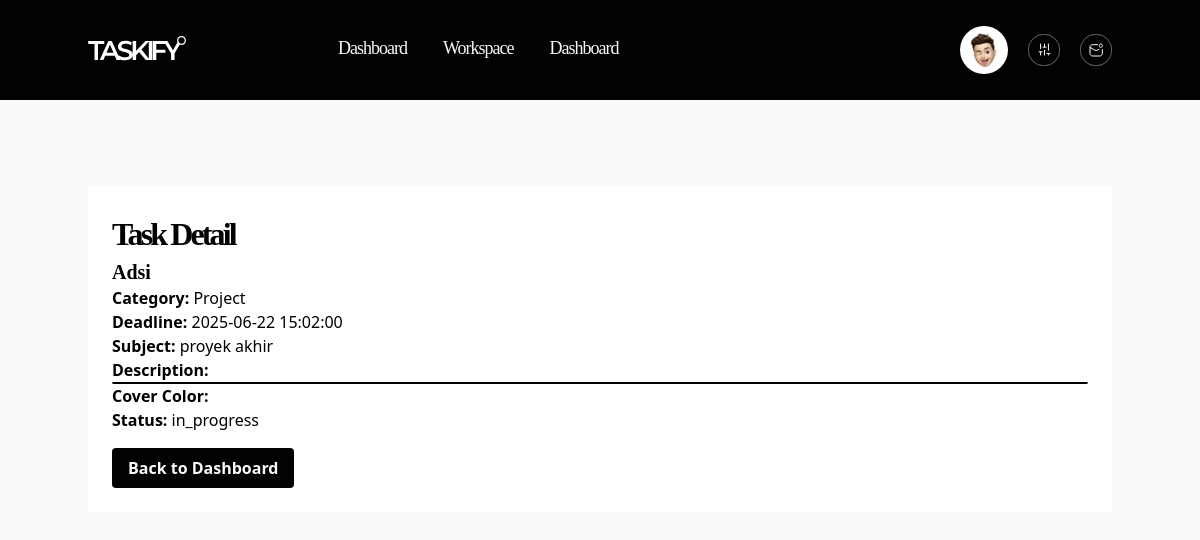
/frontend/task-detail.php?id=2 (signed in), run on the app's committed database.
### tables this page shows
CREATE TABLE `tasks` (
  `id_task` int NOT NULL,
  `id_user` int NOT NULL,
  `task_name` varchar(100) NOT NULL,
  `category` varchar(50) DEFAULT NULL,
  `deadline` datetime DEFAULT NULL,
  `subject` varchar(100) DEFAULT NULL,
  `cover_color` varchar(20) DEFAULT NULL,
  `status` enum('pending','in_progress','completed') DEFAULT 'pending',
  `description` text,
  `created_at` timestamp NULL DEFAULT CURRENT_TIMESTAMP
);

### frontend/task-detail.php (the view, shortened to what this page needs)
<?php
include '../backend/db.php';
$id_user = $_SESSION['id_user'];
$task_id = $_GET['id'] ?? null;
$stmt = $conn->prepare("SELECT * FROM tasks WHERE id_task = ? AND id_user = ?");
$stmt->bind_param("ii", $task_id, $id_user);
$stmt->execute();
$result = $stmt->get_result();
$task = $result->fetch_assoc();
?>
<!DOCTYPE html>
<html>
<head>
    <link href="../src/style.css" rel="stylesheet" />
</head>
<body class="bg-primary">
    <nav class="h-[100px] bg-accent">
        <div class="container mx-auto flex justify-between">
            <div class="h-[100px] flex items-center">
                <img src="../src/asset/icon/logo-white.svg" alt="logo" />
                <ul class="ml-[152px] flex font-mont text-[18px] font-light tracking-[-1px] text-primary gap-9 h-[100px]">
                    <li class="flex items-center border-b-4 border-accent hover:border-shade transition-all duration-300"><a href="dashboard.php">Dashboard</a></li>
                    <li class="flex items-center border-b-4 border-accent hover:border-shade transition-all duration-300"><a href="workspace.php">Workspace</a></li>
                    <li class="flex items-center border-b-4 border-accent hover:border-shade transition-all duration-300"><a href="dashboard.php">Dashboard</a></li>
                </ul>
            </div>
            <div class="flex items-center">
                <ul class="flex gap-5 hh-[100px] items-center">
                    <li><button class="flex items-center"><img src="../src/asset/icon/profile.svg" alt="" /></button></li>
                    <li><a href="setting.php"><img src="../src/asset/icon/setting.svg" alt="" /></a></li>
                    <li><button class="flex items-center"><img src="../src/asset/icon/notif.svg" alt="" /></button></li>
                </ul>
            </div>
        </div>
    </nav>
    <main class="container mx-auto mt-[86px] max-w-3xl bg-white p-6 rounded shadow">
        <h1 class="font-mont font-semibold tracking-[-2.88px] text-[32px] text-accent mb-6">Task Detail</h1>
        <div class="mb-4">
            <h2 class="font-mont font-semibold text-xl mb-2"><?php echo htmlspecialchars($task['task_name']); ?></h2>
            <p><strong>Category:</strong> <?php echo htmlspecialchars($task['category']); ?></p>
            <p><strong>Deadline:</strong> <?php echo htmlspecialchars($task['deadline']); ?></p>
            <p><strong>Subject:</strong> <?php echo htmlspecialchars($task['subject']); ?></p>
            <p><strong>Description:</strong></p>
            <p class="whitespace-pre-wrap border p-3 rounded bg-gray-100"><?php echo htmlspecialchars($task['description']); ?></p>
            <p><strong>Cover Color:</strong> <?php echo htmlspecialchars($task['cover_color']); ?></p>
            <p><strong>Status:</strong> <?php echo htmlspecialchars($task['status']); ?></p>
        </div>
        <a href="dashboard.php" class="inline-block bg-accent text-primary px-4 py-2 rounded font-semibold hover:bg-shade transition">Back to Dashboard</a>
    </main>
</body>
</html>

### data on the page
tasks: task_name "Adsi", category "Project", deadline "2025-06-22 15:02:00", subject "proyek akhir", status "in_progress"
